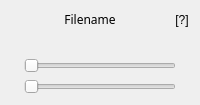
                    <widget class="QWidget" name="tab_depth_threshs_color_variance">
                     <attribute name="title">
                      <string>Color Thresholds</string>
                     </attribute>
                     <layout class="QGridLayout" name="gridLayout_65">
                      <item row="0" column="0">
                       <layout class="QGridLayout" name="grid_depth_threshs_color_variance" rowstretch="0,1,0">
                        <item row="0" column="0">
                         <layout class="QHBoxLayout" name="horizontalLayout_7" stretch="1,0">
                          <item>
                           <widget class="QLabel" name="label_depth_threshs_filename_color_variance">
                            <property name="font">
                             <font>
                              <family>Al Bayan</family>
                             </font>
                            </property>
                            <property name="text">
                             <string>Filename</string>
                            </property>
                            <property name="alignment">
                             <set>Qt::AlignCenter</set>
                            </property>
                           </widget>
                          </item>
                          <item>
                           <widget class="QLabel" name="label_depth_threshs_tooltip_color_variance">
                            <property name="text">
                             <string>[?]</string>
                            </property>
                            <property name="alignment">
                             <set>Qt::AlignCenter</set>
                            </property>
                           </widget>
                          </item>
                         </layout>
                        </item>
                        <item row="1" column="0">
                         <widget class="ImageWidget" name="w_depth_threshs_image_color_variance" native="true">
                          <layout class="QGridLayout" name="gridLayout_46">
                           <item row="0" column="0">
                            <widget class="ImageViewer" name="w_depth_image_viewer_color_variance" native="true"/>
                           </item>
                          </layout>
                         </widget>
                        </item>
                        <item row="2" column="0">
                         <layout class="QGridLayout" name="gridLayout_7">
                          <item row="0" column="0">
                           <widget class="QLabel" name="label_depth_threshs_1_name_color_variance">
                            <property name="text">
                             <string/>
                            </property>
                           </widget>
                          </item>
                          <item row="0" column="1">
                           <widget class="QSlider" name="hs_depth_threshs_1_color_variance">
                            <property name="orientation">
                             <enum>Qt::Horizontal</enum>
                            </property>
                           </widget>
                          </item>
                          <item row="0" column="2">
                           <widget class="QLabel" name="label_depth_threshs_1_color_variance">
                            <property name="text">
                             <string/>
                            </property>
                           </widget>
                          </item>
                          <item row="1" column="0">
                           <widget class="QLabel" name="label_depth_threshs_2_name_color_variance">
                            <property name="text">
                             <string/>
                            </property>
                           </widget>
                          </item>
                          <item row="1" column="1">
                           <widget class="QSlider" name="hs_depth_threshs_2_color_variance">
                            <property name="orientation">
                             <enum>Qt::Horizontal</enum>
                            </property>
                           </widget>
                          </item>
                          <item row="1" column="2">
                           <widget class="QLabel" name="label_depth_threshs_2_color_variance">
                            <property name="text">
                             <string/>
                            </property>
                           </widget>
                          </item>
                         </layout>
                        </item>
                       </layout>
                      </item>
                     </layout>
                    </widget>
